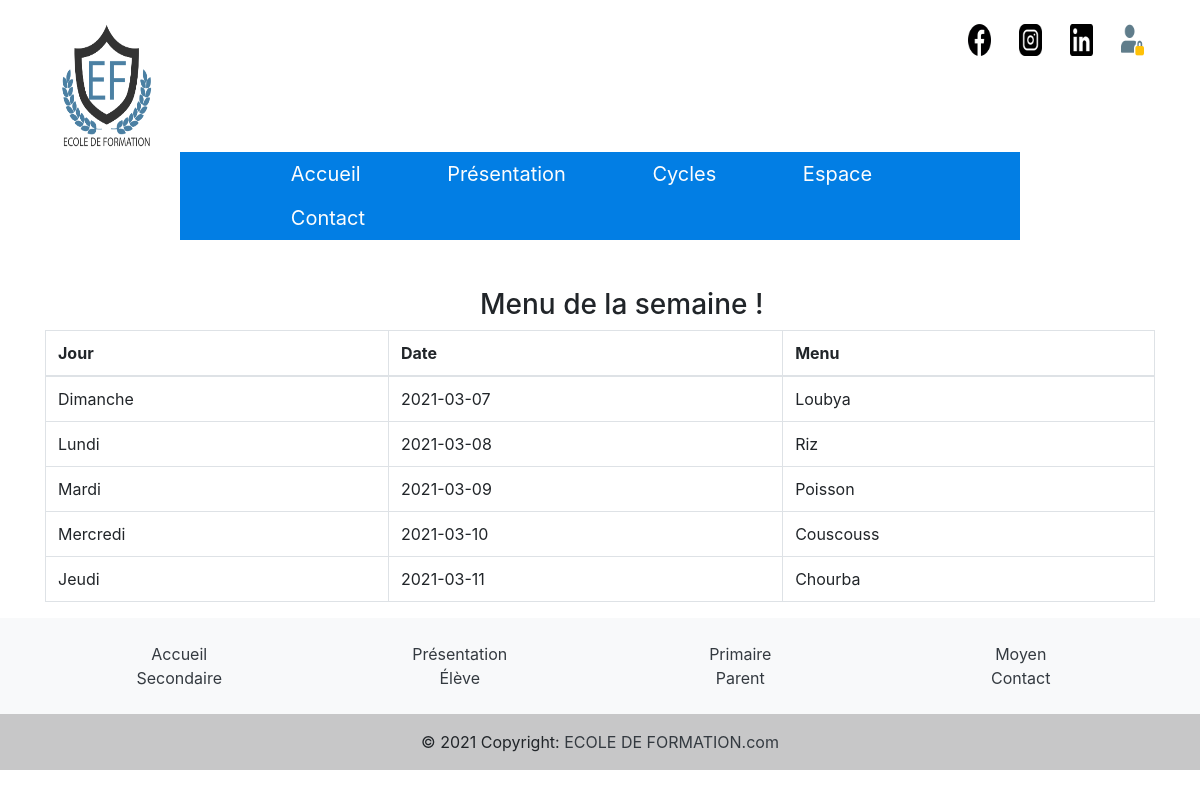
The page /projet/index/Cycles/Primaire/Rest on the database its author committed.
### tables this page shows
CREATE TABLE `contact` (
  `id` int(11) NOT NULL,
  `nom` text NOT NULL,
  `link` text NOT NULL
);

CREATE TABLE `menu_accueil` (
  `id` int(11) NOT NULL,
  `menu` text NOT NULL,
  `types` int(11) NOT NULL
);

CREATE TABLE `restauration` (
  `id` int(11) NOT NULL,
  `jour` text NOT NULL,
  `date` date NOT NULL,
  `repas` text NOT NULL
);

### projet/MVC/Controller/ControllerRestauration.php (called while the page is built)
<?php
require_once('../MVC/Model/ModelRestauration.php');
require_once('../MVC/View/ViewRestauration.php');
class ControllerRestauration{
public function get_menu(){
    $model = new ModelRestauration();
    $res= $model->get_menu();
    return $res;
}
public function contact(){
    $model = new ModelRestauration();
    $res= $model->get_contact();
    return $res;
}
public function afficher_accueil(){
    $view= new ViewRestauration();
    $view->logo();
    $view->contact();
    $view->afficher_menu();
    $view->afficher_repas();
    $view->afficher_footer();
}
public function get_repas(){
    $model = new ModelRestauration();
    $res= $model->get_repas();
    return $res;
}
}

### projet/MVC/Model/ModelRestauration.php (called while the page is built, shortened)
<?php
require_once('../MVC/Controller/ControllerRestauration.php');
class ModelRestauration{
    private $dbname="TDW";
    private $host="127.0.0.1";
    private $user="root";
    private $password ="";
    private function connexion_db($dbname,$host,$user,$password){
        $dsn= "mysql:dbname=$dbname; host=$host;";
        try{
        $c=new PDO($dsn,$user,$password);
        }catch(PDOException $ex){
          printf("erreur de connexion à la base de donnée",$ex->getMessage());
          exit();
        }
        return $c;
    }
    private function requete($c,$req){
       return $c->query($req);
    }
    public function get_menu(){
        $c=$this->connexion_db($this->dbname,$this->host,$this->user,$this->password);
        $req="SELECT menu , types FROM menu_accueil ";
        $res=$this->requete($c,$req);
        return $res;
    }
    public function get_contact(){
        $c=$this->connexion_db($this->dbname,$this->host,$this->user,$this->password);
        $req="SELECT id,nom,link FROM contact ";
        $res=$this->requete($c,$req);
        return $res;
    }
    public function get_repas(){
        $c=$this->connexion_db($this->dbname,$this->host,$this->user,$this->password);
        $req="SELECT jour,date,repas FROM restauration ";
        $res=$this->requete($c,$req);
        return $res;
    }
}

### projet/MVC/View/ViewRestauration.php (the view, shortened to what this page needs)
<?php
require_once('../MVC/Controller/ControllerRestauration.php');
?>
<link rel="stylesheet" href="https://stackpath.bootstrapcdn.com/bootstrap/4.3.1/css/bootstrap.min.css">
<?php
class ViewRestauration
{
  public function logo()
  {
    echo '<img id= "logo" src="../../../MVC/Image/LOGO.png" style="width: 8%;height: 16%;"/>';
  }
  public function contact()
  {
    $c = new ControllerRestauration();
    $res = $c->contact();
    echo '<div id="icons"><ul>';
    foreach ($res as $row) {
      echo '<li class="icons-img"> <a href="' . $row["link"] . '"><img id="image' . $row["id"] . '" style="width: 2%;height: 4%;" src="../../../MVC/Image/' . $row["nom"] . '"></a></li>';
    }
    echo '</ul></div>';
  }
  public function afficher_menu()
  {
?>
    <nav>
      <ul class="nav">
        <?php
        $c = new ControllerRestauration();
        $res = $c->get_menu();
        foreach ($res as $row) {
          if ($row["types"] == 0) {
            if (strcmp($row["menu"], 'Cycles') == 0 || strcmp($row["menu"], 'Espace') == 0) {
              if (strcmp($row["menu"], 'Cycles') == 0) {
                echo '<li ><a href="/projet/index/">' . $row["menu"] . '</a><ul>';
                $res1 = $c->get_menu();
                echo '</ul></li>';
              } else {
                echo '<li ><a  href="/projet/index/">' . $row["menu"] . '</a><ul>';
                echo '</ul></li>';
              }
            } else {
              if (strcmp($row["menu"], 'Accueil') == 0) {
                echo '<li ><a  href="/projet/index/#">' . $row["menu"] . '</a></li>';
              } else {
                echo '<li ><a  href="/projet/index/' . $row["menu"] . '">' . $row["menu"] . '</a></li>';
              }
            }
          }
        }
        ?>
      </ul>
    </nav>
  <?php
  }
  public function afficher_repas()
  {
    $c = new ControllerRestauration();
    $res = $c->get_repas();
  ?>
    <h3 style="margin-top:4%; margin-left:40%;">Menu de la semaine !</h3>
    <div class="container">
      <table class="table table-bordered">
        <thead>
          <tr>
            <th>Jour</th>
            <th>Date</th>
            <th>Menu</th>
          </tr>
        </thead>
        <tbody>
          <?php
          foreach ($res as $row) {
            echo ' <tr>';
            echo ' <td>' . $row["jour"] . '</td>';
            echo ' <td>' . $row["date"] . '</td>';
            echo ' <td>' . $row["repas"] . '</td>';
            echo '</tr>';
          }
          ?>
        </tbody>
      </table>
    </div>
<?php
  }
  public function afficher_footer()
  {
    $c = new ControllerRestauration();
    $res = $c->get_menu();
    echo '
      <footer class="bg-light text-center text-lg-start">
      <div class="container p-4">
        <div class="row" >
          ';
    foreach ($res as $row) {
      if (strcmp($row["menu"], 'Cycles') !== 0 && strcmp($row["menu"], 'Espace') !== 0) {
        if (strcmp($row["menu"], 'Parents') == 0) {
          echo ' <div class="col-lg-3 col-md-6 mb-4 mb-md-0" >
      <ul class="list-unstyled mb-0">
        <li>
          <a href="/projet/index/Espace/' . $row["menu"] . '" class="text-dark">' . $row["menu"] . '</a>
        </li>
      </ul>
    </div>
    ';
        } else  if ($row["menu"] == 'Primaire') {
          echo ' <div class="col-lg-3 col-md-6 mb-4 mb-md-0" >
      <ul class="list-unstyled mb-0">
        <li>
          <a href="/projet/index/Cycles/' . $row["menu"] . '" class="text-dark">' . $row["menu"] . '</a>
        </li>
      </ul>
    </div>
    ';
        } else if (strcmp($row["menu"], 'Moyen') == 0) {
          echo ' <div class="col-lg-3 col-md-6 mb-4 mb-md-0" >
      <ul class="list-unstyled mb-0">
        <li>
          <a href="/projet/index/Cycles/' . $row["menu"] . '" class="text-dark">' . $row["menu"] . '</a>
        </li>
      </ul>
    </div>
    ';
        } else if (strcmp($row["menu"], 'Secondaire') == 0) {
          echo ' <div class="col-lg-3 col-md-6 mb-4 mb-md-0" >
      <ul class="list-unstyled mb-0">
        <li>
          <a href="/projet/index/Cycles/' . $row["menu"] . '" class="text-dark">' . $row["menu"] . '</a>
        </li>
      </ul>
    </div>
    ';
        } else if (strcmp($row["menu"], 'Élève') == 0) {
          echo ' <div class="col-lg-3 col-md-6 mb-4 mb-md-0" >
      <ul class="list-unstyled mb-0">
        <li>
          <a href="/projet/index/Espace/' . $row["menu"] . '" class="text-dark">' . $row["menu"] . '</a>
        </li>
      </ul>
    </div>
    ';
        } else {
          echo ' <div class="col-lg-3 col-md-6 mb-4 mb-md-0" >
            <ul class="list-unstyled mb-0">
              <li>
                <a href="/projet/index/' . $row["menu"] . '" class="text-dark">' . $row["menu"] . '</a>
              </li>
            </ul>
          </div>
          ';
        }
      }
    };
    echo '</div>
      </div>
      <div class="text-center p-3" style="background-color: rgba(0, 0, 0, 0.2)">
        © 2021 Copyright:
        <a class="text-dark">ECOLE DE FORMATION.com</a>
      </div>
    </footer>';
  }
}
?>

### rows shown on the page
contact: nom (picture)
contact: nom (picture)
contact: nom (picture)
contact: shows a picture
menu_accueil: menu "Accueil"
menu_accueil: menu "Présentation"
menu_accueil: menu "Cycles"
menu_accueil: menu "Espace"
menu_accueil: menu "Contact"
restauration: jour "Dimanche", date "2021-03-07", repas "Loubya"
restauration: jour "Lundi", date "2021-03-08", repas "Riz"
restauration: jour "Mardi", date "2021-03-09", repas "Poisson"
restauration: jour "Mercredi", date "2021-03-10", repas "Couscouss"
restauration: jour "Jeudi", date "2021-03-11", repas "Chourba"
menu_accueil: menu "Primaire"
menu_accueil: menu "Moyen"
menu_accueil: menu "Secondaire"
menu_accueil: menu "Élève"
menu_accueil: menu "Parent"
